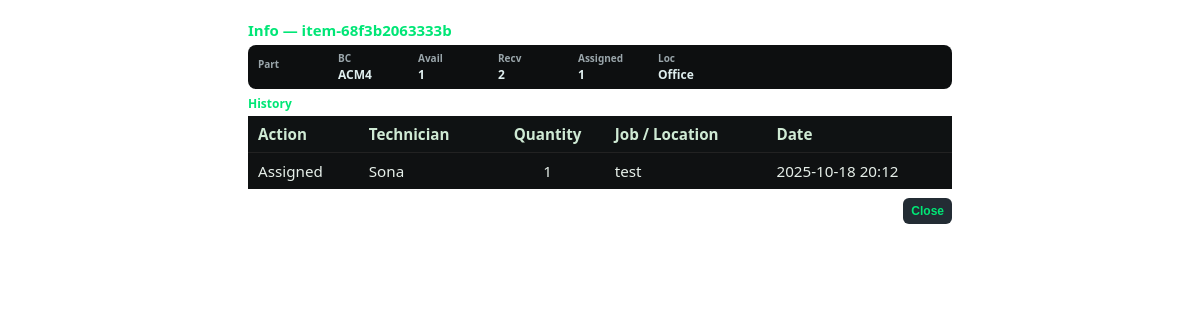
The page /history.php?item=item-68f3b2063333b on the database its author committed.
### tables this page shows
CREATE TABLE items (
    id INTEGER PRIMARY KEY AUTOINCREMENT,
    item_id TEXT UNIQUE,
    barcode TEXT,
    description TEXT,
    vendor TEXT,
    quantity_received INTEGER,
    quantity_available INTEGER,
    date_received TEXT,
    storage_location TEXT,
    status TEXT DEFAULT 'Available',
    assigned_technician TEXT,
    date_deployed TEXT,
    job_location TEXT
, project TEXT, vehicle TEXT, part_number TEXT, location TEXT);

CREATE TABLE history (
    id INTEGER PRIMARY KEY AUTOINCREMENT,
    item_id TEXT,
    action TEXT,
    technician TEXT,
    quantity INTEGER,
    date TEXT,
    job_location TEXT
);

### history.php (the view, shortened to what this page needs)
<?php
require_once 'db.php';
$item = $_GET['item'] ?? '';
$stmt = $db->prepare("SELECT item_id, barcode, part_number, description, vendor, quantity_received, quantity_available, date_received, date_deployed, assigned_technician, location FROM items WHERE item_id = ?");
$stmt->execute([$item]);
$it = $stmt->fetch(PDO::FETCH_ASSOC);
$hist = $db->prepare("SELECT action, technician, quantity, date, job_location FROM history WHERE item_id = ? ORDER BY date DESC");
$hist->execute([$item]);
$rows = $hist->fetchAll(PDO::FETCH_ASSOC);
$total_assigned = 0;
foreach ($rows as $r) {
    if (isset($r['action']) && strtolower(trim($r['action'])) === 'assigned') {
        $total_assigned += (int)$r['quantity'];
    }
}
function h($s){ return htmlspecialchars((string)$s, ENT_QUOTES, 'UTF-8'); }
$count_rows = count($rows);
?>
<div class="history-wrap" role="dialog" aria-label="Item history">
  <div class="history-header">Info — <?= h($it['item_id']) ?></div>
  <div class="history-meta" role="group" aria-label="Item metadata">
    <div class="hm-col"><span class="hm-label">Part</span><span class="hm-value"><?= h($it['part_number'] ?? '') ?></span></div>
    <div class="hm-col"><span class="hm-label">BC</span><span class="hm-value"><?= h($it['barcode'] ?? '') ?></span></div>
    <div class="hm-col"><span class="hm-label">Avail</span><span class="hm-value"><?= (int)$it['quantity_available'] ?></span></div>
    <div class="hm-col"><span class="hm-label">Recv</span><span class="hm-value"><?= (int)$it['quantity_received'] ?></span></div>
    <div class="hm-col"><span class="hm-label">Assigned</span><span class="hm-value"><?= (int)$total_assigned ?></span></div>
    <div class="hm-col"><span class="hm-label">Loc</span><span class="hm-value"><?= h($it['location'] ?? '') ?></span></div>
  </div>
  <h4 style="color:#00e676;margin:6px 0 4px;font-size:12px;">History</h4>
  <?php if ($count_rows === 0): ?>
    <div class="history-empty">No history records for this item.</div>
  <?php else: ?>
    <table class="history-table" role="table" aria-label="History table">
      <thead>
        <tr>
          <th>Action</th>
          <th>Technician</th>
          <th style="text-align:center">Quantity</th>
          <th>Job / Location</th>
          <th>Date</th>
        </tr>
      </thead>
      <tbody>
        <?php foreach ($rows as $r): ?>
          <tr>
            <td><?= h($r['action']) ?></td>
            <td><?= h($r['technician']) ?></td>
            <td style="text-align:center"><?= (int)$r['quantity'] ?></td>
            <td><?= h($r['job_location']) ?></td>
            <td><?= h($r['date']) ?></td>
          </tr>
        <?php endforeach; ?>
      </tbody>
    </table>
  <?php endif; ?>
  <div style="text-align:right;margin-top:8px;">
    <button onclick="closeInfo()" style="background:#232c34;color:#00e676;border:0;padding:6px 8px;border-radius:6px;cursor:pointer;font-weight:700;font-size:12px">Close</button>
  </div>
</div>

### history.php (style rules this page uses)
.history-wrap { font-family: system-ui,-apple-system,Segoe UI,Roboto,Arial; color:#eaeaea; font-size:12px; line-height:1.1; max-width:94vw; margin:0 auto; padding:6px 8px; box-sizing:border-box; }
.history-header { color:#00e676; font-weight:800; margin:6px 0 6px; font-size:15px; white-space:nowrap; overflow:hidden; text-overflow:ellipsis; }
.history-meta { display:flex; flex-wrap:wrap; gap:8px 12px; align-items:center; background:#0d0f10; padding:6px 8px; border-radius:8px; margin-bottom:8px; }
.hm-col { min-width:70px; }
.hm-label { color:#9aa6ab; font-weight:700; font-size:10px; display:block; margin-bottom:4px; }
.hm-value { color:#dfeeee; font-weight:700; font-size:12px; }
@media (min-width:720px) { .history-wrap { max-width:720px; padding:8px; font-size:13px; } }
@media (min-width:720px) { .history-meta { padding:8px 10px; gap:10px; } }
@media (min-width:720px) { .history-table { width:100%; border-collapse:collapse; margin-top:6px; } }
@media (min-width:720px) { .history-table thead th { text-align:left; padding:8px 10px; color:#cfead4; font-weight:700; background:#0f1213; border-bottom:1px solid #222; font-size:0.95rem; } }
@media (min-width:720px) { .history-table tbody td { padding:8px 10px; border-bottom:1px solid rgba(255,255,255,0.03); color:#e6efe9; background:#0f1112; font-size:0.95rem; } }

### rows shown on the page
items: item "item-68f3b2063333b", barcode "ACM4", quantity_available "1", quantity_received "2", location "Office"
history: action "Assigned", technician "Sona", quantity "1", job_location "test", date "2025-10-18 20:12"

### other values the page prints
$total_assigned "1"
